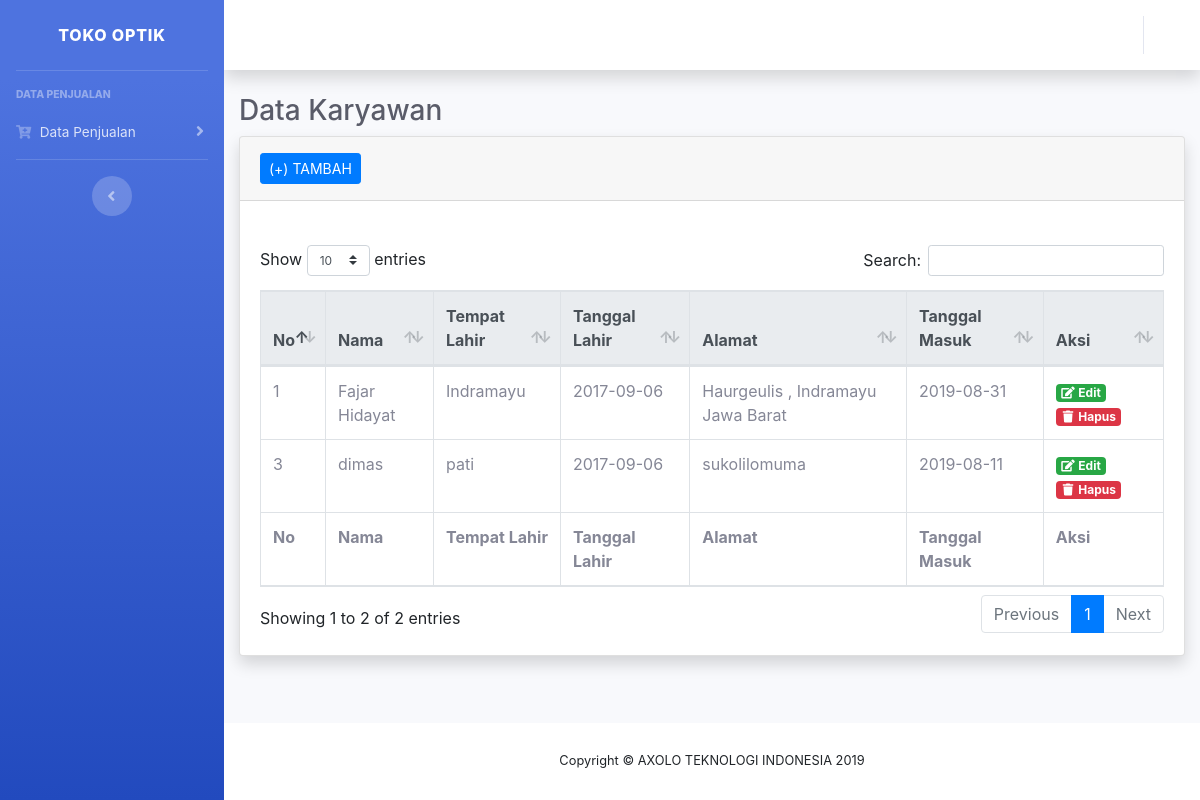
The app's page /index.php/karyawan with its own data.
### tables this page shows
CREATE TABLE `tbl_setting` (
  `id` int(11) NOT NULL,
  `nama` varchar(100) NOT NULL,
  `fitur` varchar(300) NOT NULL,
  `cek_gambar` int(11) NOT NULL
);

CREATE TABLE `karyawan` (
  `id` int(11) NOT NULL,
  `nama` varchar(200) NOT NULL,
  `tempat_lahir` varchar(50) NOT NULL,
  `tanggal_lahir` date NOT NULL,
  `alamat` text NOT NULL,
  `tanggal_masuk` date NOT NULL
);

### application/controllers/Karyawan.php (called while the page is built, shortened)
<?php
class Karyawan extends CI_Controller {
    function __construct(){
		$this->load->model('m_karyawan');
	}
    public function index()
    {
        $data['title']='Karyawan';
        $data['data']=$this->m_karyawan->tampil_karyawan();
        $this->load->view('template/header',$data);
        $this->load->view('template/sidebar',$data);
        $this->load->view('template/topbar',$data);
        $this->load->view('karyawan/index',$data);
        $this->load->view('template/footer',$data);
    }
}

### index.php (called while the page is built, shortened)
<?php
require_once BASEPATH.'core/CodeIgniter.php';

### application/models/M_karyawan.php (called while the page is built, shortened)
<?php
class M_karyawan extends CI_Model
{
   public function tampil_karyawan()
   {
       return $this->db->get('karyawan');
   }
}

### application/views/karyawan/index.php (the view, shortened to what this page needs)
<div class="container-fluid">
<h1 class="h3 mb-2 text-gray-800">Data Karyawan</h1>
<div class="card shadow mb-4">
  <div class="card-header py-3">
  <button type="button" class="btn btn-primary btn-sm" data-toggle="modal" data-target="#add_karyawan">
        (+) TAMBAH
      </button>
  </div>
  <br>
  <div class="card-body">
    <div class="table-responsive">
      <table class="table table-bordered" id="dataTable" width="100%" cellspacing="0">
        <thead class="thead-light">
          <tr>
            <th>No</th>
            <th>Nama</th>
            <th>Tempat Lahir</th>
            <th>Tanggal Lahir</th>
            <th>Alamat</th>
            <th>Tanggal Masuk</th>
            <th>Aksi</th>
          </tr>
        </thead>
        <tfoot>
          <tr>
            <th>No</th>
            <th>Nama</th>
            <th>Tempat Lahir</th>
            <th>Tanggal Lahir</th>
            <th>Alamat</th>
            <th>Tanggal Masuk</th>
            <th>Aksi</th>
          </tr>
        </tfoot>
        <tbody>
        <?php
                    $no=0;
                    foreach ($data->result() as $a):
                        $no++;
                        $id=$a->id;
                        $nm=$a->nama;
                        $tpt=$a->tempat_lahir;
                        $tgl=$a->tanggal_lahir;
                        $almt=$a->alamat;
                        $tgl_masuk=$a->tanggal_masuk;
                ?>
                    <tr>
                        <td ><?php echo $no;?></td>
                        <td><?php echo $nm;?></td>
                        <td><?php echo $tpt;?></td>
                        <td><?php echo $tgl;?></td>
                        <td><?php echo $almt;?></td>
                        <td><?php echo $tgl_masuk;?></td>
                        <td>
                            <a class="badge badge-success" href="#modal-edit<?php echo $id ;?>" data-toggle="modal" title="Edit"><span class="fas fa-fw fa-edit"></span> Edit</a>
                            <a class="badge badge-danger" href="#modal-hapus<?php echo $id ;?>" data-toggle="modal" title="Hapus"><span class="fas fa-fw fa-trash"></span> Hapus</a>
                        </td>
                    </tr>
                    <?php $no++; ?>
                <?php endforeach;?>
        </tbody>
      </table>
    </div>
  </div>
</div>
</div>
</div>

### application/views/template/sidebar.php (shortened to what this page needs)
<ul class="navbar-nav bg-gradient-primary sidebar sidebar-dark accordion" id="accordionSidebar">
  <a class="sidebar-brand d-flex align-items-center justify-content-center" href="index.html">
      <?php
          $data1 = $this->db->query("select * from tbl_setting where id=2")->row_array();
      ?>
    <div class="sidebar-brand-text mx-3"><?= $data1['fitur']; ?></div>
  </a>
  <hr class="sidebar-divider">
  <div class="sidebar-heading">
    Data Penjualan
  </div>
  <li class="nav-item">
    <a class="nav-link collapsed" href="#" data-toggle="collapse" data-target="#collapseTwo3" aria-expanded="true" aria-controls="collapseTwo">
      <i class="fas fa-cart-plus"></i>
      <span>Data Penjualan</span>
    </a>
  </li>
  <hr class="sidebar-divider d-none d-md-block">
  <div class="text-center d-none d-md-inline">
    <button class="rounded-circle border-0" id="sidebarToggle"></button>
  </div>
</ul>

### application/views/template/footer.php (shortened to what this page needs)
<footer class="sticky-footer bg-white">
        <div class="container my-auto">
          <div class="copyright text-center my-auto">
          <?php
              $data1 = $this->db->query("select * from tbl_setting where id=1")->row_array();
          ?>
            <span>Copyright &copy; <?= $data1['fitur']; ?> </span>
          </div>
        </div>
      </footer>
    </div>
  </div>
</body>
</html>

### records on screen
tbl_setting: fitur "TOKO OPTIK"
karyawan: nama "Fajar Hidayat", tempat_lahir "Indramayu", tanggal_lahir "2017-09-06", alamat "Haurgeulis , Indramayu Jawa Barat", tanggal_masuk "2019-08-31"
karyawan: nama "dimas", tempat_lahir "pati", tanggal_lahir "2017-09-06", alamat "sukolilomuma", tanggal_masuk "2019-08-11"
tbl_setting: fitur "AXOLO TEKNOLOGI INDONESIA 2019"
